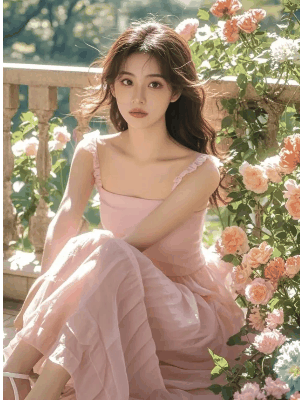
#> input picture backend/data/hot/3D_Figurine_abbreviated_small.gif, 300 x 400 px; its folder holds 4 pictures in this run
$ python shrink_gif.py
#> lines starting #> are read from the running program, lines starting #| are printed output that depends on the picture
"""
批量压缩 / 缩小 GIF 动图的小工具。

使用场景：
- backend/data 里有一些用于展示效果的 GIF（例如 *_abbreviated.gif），
  体积往往在几 MB，既影响首页加载速度，也增加 CPU/GPU 压力。
- 该脚本可以批量为 GIF 生成「瘦身版」副本，减少分辨率、帧率和颜色数，
  在肉眼观感尽量保持的前提下，大幅降低文件大小。

注意：
- 默认不会覆盖原始 GIF，而是在同目录生成一个 *_small.gif 文件。
- 建议先在少量文件/小目录上测试效果，再在整体 data 目录跑一遍。

运行示例（在项目根目录）：
    python artme/backend/scripts/shrink_gif.py

自定义参数示例：
    python artme/backend/scripts/shrink_gif.py \
        --root ./artme/backend/data \
        --max-width 400 \
        --max-height 400 \
        --target-fps 12 \
        --colors 128
"""

import argparse
import logging
from pathlib import Path
from typing import Iterable, List

from PIL import Image, ImageSequence


logger = logging.getLogger(__name__)
logging.basicConfig(level=logging.INFO, format="%(levelname)s: %(message)s")


def iter_gifs(root: Path) -> Iterable[Path]:
    """递归遍历 root 下的所有 GIF 文件。"""
    for path in root.rglob("*.gif"):
        if path.is_file():
            yield path


def build_small_gif_path(gif_path: Path) -> Path:
    """为原始 GIF 构造一个 *_small.gif 输出路径。"""
    return gif_path.with_name(f"{gif_path.stem}_small.gif")


def downsample_frames(
    frame_count: int,
    original_duration: int,
    target_fps: int,
) -> tuple[List[int], List[int]]:
    """
    根据目标 FPS 下采样帧索引，并返回 (indices, durations)：
    - indices: 需要保留的帧索引
    - durations: 对应每帧的持续时间（毫秒）

    简化策略：
    - 假定原始每帧 duration 大致一致，按 target_fps 计算需要的帧数；
    - 通过步长选择子集帧，保证动作大致连续；
    - 每帧 duration 设置为 1000 / target_fps ms。
    """
    if frame_count <= 0 or target_fps <= 0:
        return [], []

    target_frame_count = max(1, int(original_duration / 1000 * target_fps))
    target_frame_count = min(target_frame_count, frame_count)

    if target_frame_count <= 1:
        return [0], [int(1000 / max(target_fps, 1))]

    # 计算步长，在 [0, frame_count-1] 之间等间隔取样
    step = frame_count / target_frame_count
    indices = [min(frame_count - 1, int(i * step)) for i in range(target_frame_count)]

    # 每帧持续时间（毫秒）
    per_frame_duration = int(1000 / target_fps)
    durations = [per_frame_duration] * len(indices)
    return indices, durations


def shrink_gif(
    gif_path: Path,
    max_width: int,
    max_height: int,
    target_fps: int,
    colors: int,
    overwrite: bool = False,
) -> None:
    """
    对单个 GIF 进行压缩 / 缩小处理。

    为避免出现你看到的「信号异常」/ 花屏问题，这里采用更保守策略：
    - 保留原始的调色板/模式，不强行为每帧重新量化不同调色板；
    - 只做：帧下采样 + 分辨率缩放；
    - 关闭 GIF 的 optimize（某些多调色板动图配合 optimize 容易出错）。
    """
#> called with max_width = 400, max_height = 400, target_fps = 12, colors = 128, overwrite = False
    out_path = gif_path if overwrite else build_small_gif_path(gif_path)

    try:
        with Image.open(gif_path) as img:
            # 获取原始总时长（简单估计：帧数 * 单帧 duration）
#> img is the input picture: PIL image 300x400 P; mean R, G, B 167.2, 144.4, 121.9
            try:
                frame_count = getattr(img, "n_frames", 1)
#> frame_count = 32
            except Exception:  # noqa: BLE001
                frame_count = 1

            try:
                original_duration = img.info.get("duration", 100) * frame_count
#> original_duration = 2560
            except Exception:  # noqa: BLE001
                original_duration = 100 * frame_count

            # 下采样帧索引 & 新的 duration 列表
            indices, durations = downsample_frames(
                frame_count=frame_count,
                original_duration=original_duration,
                target_fps=target_fps,
            )
#> in downsample_frames, `target_frame_count = max(1, int(original_duration / 1000 * target_fps))`: target_frame_count = 30
#> in downsample_frames, `step = frame_count / target_frame_count`: step = 1.07
#> in downsample_frames, `indices = [min(frame_count - 1, int(i * step)) for i in range(target_f..`: indices = 30 values from 0 to 30
#> in downsample_frames, `durations = [per_frame_duration] * len(indices)`: durations = 30 values from 83 to 83
#> indices = 30 values from 0 to 30; durations = 30 values from 83 to 83
            if not indices:
                logger.warning("GIF 帧数为 0，跳过：%s", gif_path)
                return

            frames = []
            for idx in indices:
                # 使用 copy() 保持原始帧的模式/调色板信息，避免花屏
                img.seek(idx)
                frame = img.copy()

                # 按比例缩放（保持宽高比）
                w, h = frame.size
                scale = min(max_width / w, max_height / h, 1.0)
                if scale < 1.0:
                    new_size = (int(w * scale), int(h * scale))
                    # resize 时使用高质量插值，但保持原有模式（P / RGBA 等）
                    frame = frame.resize(new_size, Image.Resampling.LANCZOS)

                frames.append(frame)
#> this loop made 30 passes
#> pass 2, in shrink_gif, `frame = img.copy()`:
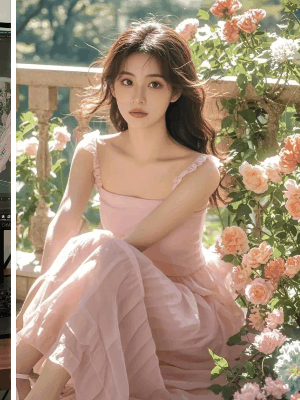
#> frame: PIL image 300x400 RGB; mean R, G, B 165.2, 142.7, 120.8
#> pass 3, in shrink_gif, `frame = img.copy()`:
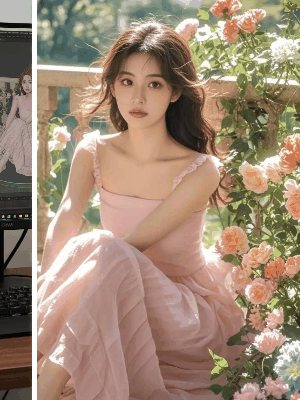
#> frame: PIL image 300x400 RGB; mean R, G, B 160, 137.5, 117.2
#> after the loop, frames = 30 items

            if not frames:
                logger.warning("未生成任何帧，跳过：%s", gif_path)
                return

            # 保存新的 GIF（使用第 1 帧 + 其余追加）
            # 关闭 optimize，以避免某些复杂调色板 GIF 被错误合并导致花屏
            frames[0].save(
                out_path,
                save_all=True,
                append_images=frames[1:],
                loop=0,
                duration=durations,
                optimize=False,
                disposal=2,
            )

        old_size = gif_path.stat().st_size
        new_size = out_path.stat().st_size
        ratio = new_size / old_size if old_size > 0 else 0
        logger.info(
            "压缩 GIF：%s -> %s (%.1f KB -> %.1f KB, %.0f%%)",
            gif_path.name,
            out_path.name,
            old_size / 1024,
            new_size / 1024,
            ratio * 100 if ratio else 0,
        )
    except Exception as exc:  # noqa: BLE001
        logger.error("压缩 GIF 失败：%s，错误：%s", gif_path, exc)


def main() -> None:
    parser = argparse.ArgumentParser(description="批量压缩 / 缩小 GIF 动图")
    parser.add_argument(
        "--root",
        type=str,
        default=None,
        help="要遍历的根目录，默认使用项目中的 artme/backend/data",
    )
    parser.add_argument(
        "--max-width",
        type=int,
        default=400,
        help="压缩后 GIF 的最大宽度（像素），默认 400",
    )
    parser.add_argument(
        "--max-height",
        type=int,
        default=400,
        help="压缩后 GIF 的最大高度（像素），默认 400",
    )
    parser.add_argument(
        "--target-fps",
        type=int,
        default=12,
        help="目标帧率（FPS），默认 12",
    )
    parser.add_argument(
        "--colors",
        type=int,
        default=128,
        help="目标颜色数（1-256），默认 128",
    )
    parser.add_argument(
        "--overwrite",
        action="store_true",
        help="是否直接覆盖原始 GIF（默认否，生成 *_small.gif）",
    )

    args = parser.parse_args()

    if args.root:
        root = Path(args.root).expanduser().resolve()
    else:
        # 默认：当前脚本所在目录的上上级下的 data 目录
        # 即：artme/backend/scripts/shrink_gif.py
        # -> artme/backend/data
        root = Path(__file__).parent.parent / "data/hot"

    if not root.exists():
        raise SystemExit(f"根目录不存在：{root}")

    logger.info("开始压缩 GIF，根目录：%s", root)
    logger.info(
        "目标尺寸：%dx%d, 目标 FPS：%d, 颜色数：%d, 覆盖原图：%s",
        args.max_width,
        args.max_height,
        args.target_fps,
        args.colors,
        args.overwrite,
    )

    count = 0
    for gif_path in iter_gifs(root):
        shrink_gif(
            gif_path=gif_path,
            max_width=args.max_width,
            max_height=args.max_height,
            target_fps=args.target_fps,
            colors=args.colors,
            overwrite=args.overwrite,
        )
        count += 1

    logger.info("处理完成，共扫描 GIF 文件：%d", count)


if __name__ == "__main__":
    main()

$ run again, on backend/data/hot/Decomposition_Clothes_abbreviated_small.gif
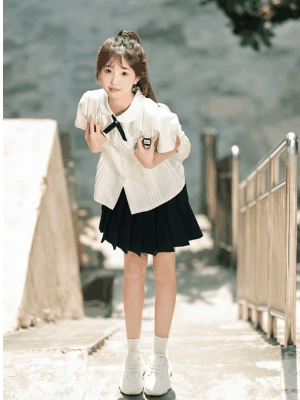
#> input picture backend/data/hot/Decomposition_Clothes_abbreviated_small.gif, 300 x 400 px
#> in shrink_gif, img is the input picture: PIL image 300x400 P; mean R, G, B 174.5, 171.3, 159.4
#> frame_count = 32
#> original_duration = 2560
#> target_frame_count = 30
#> step = 1.07
#> in downsample_frames, `indices = [min(frame_count - 1, int(i * step)) for i in range(target_f..`: indices = 30 values from 0 to 30
#> in downsample_frames, `durations = [per_frame_duration] * len(indices)`: durations = 30 values from 83 to 83
#> in shrink_gif, `indices, durations = downsample_frames( frame_count=frame_count, origi..`: indices = 30 values from 0 to 30; durations = 30 values from 83 to 83
#> the loop in shrink_gif, `for idx in indices:` made 30 passes
#> pass 2, in shrink_gif, `frame = img.copy()`:
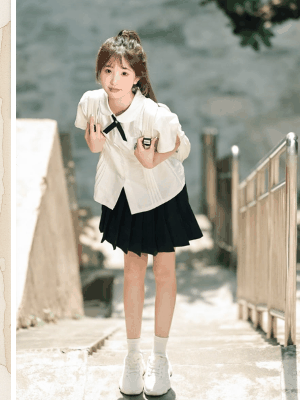
#> frame: PIL image 300x400 RGB; mean R, G, B 175.7, 171.9, 159.5
#> pass 3, in shrink_gif, `frame = img.copy()`:
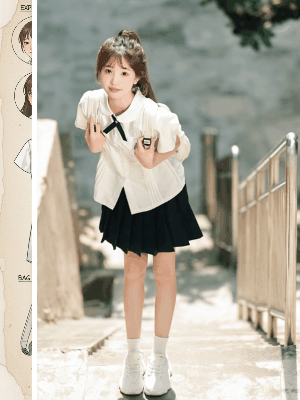
#> frame: PIL image 300x400 RGB; mean R, G, B 176.6, 172, 159
#> after the loop in shrink_gif, `for idx in indices:`: frames = 30 items
